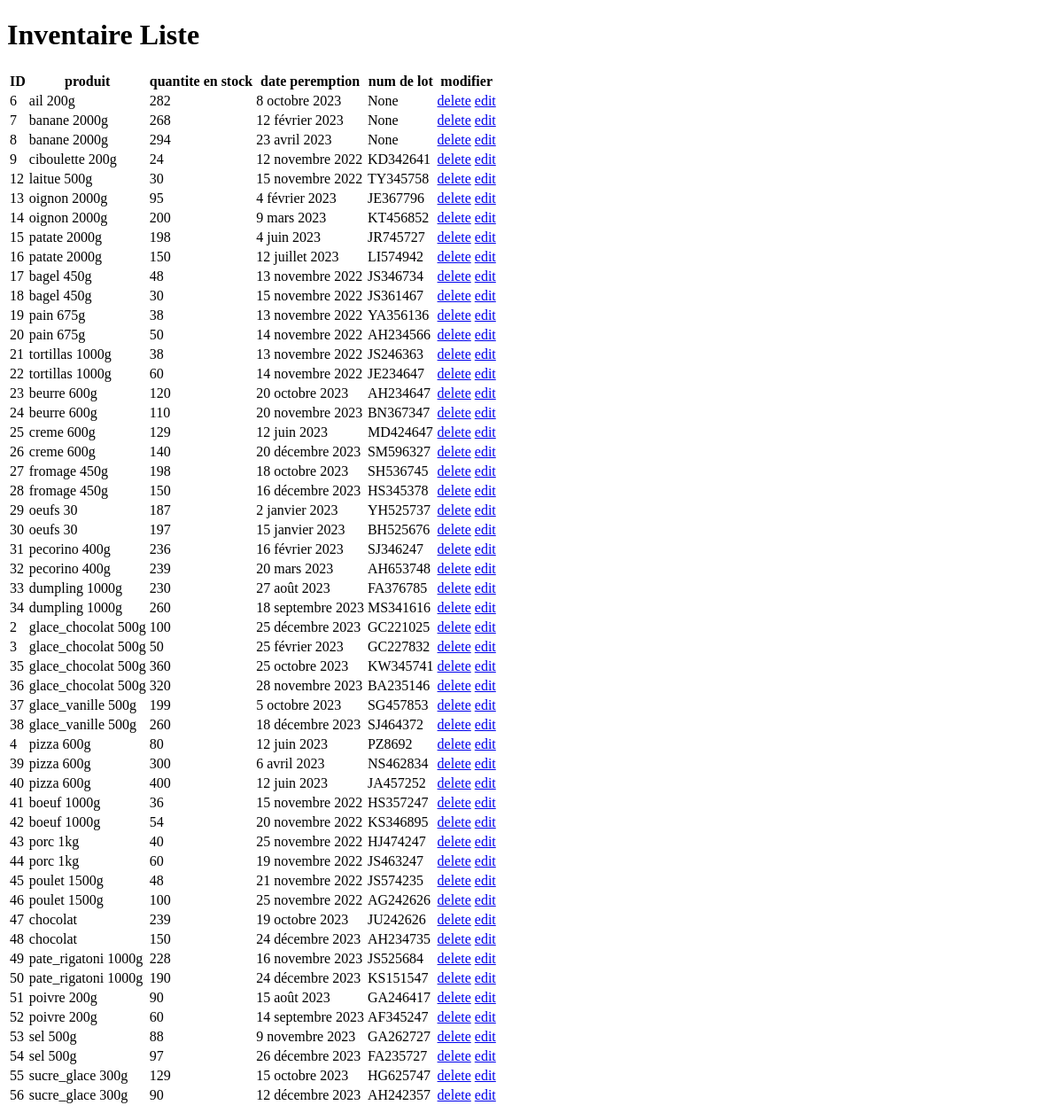
/inventaire/liste/, run on an earlier commit of the app's database.
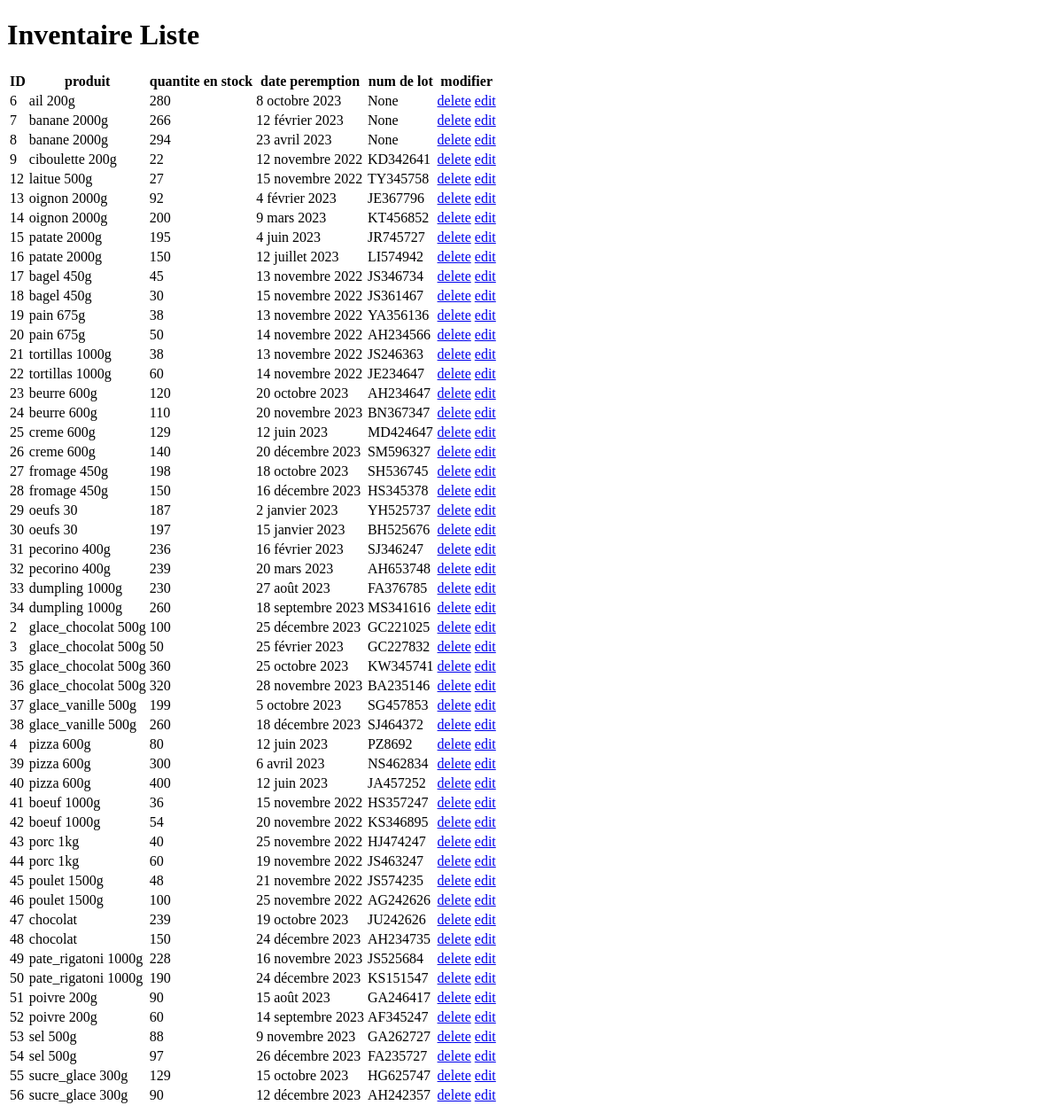
And on a later commit of the database.
### gestion_vente/models.py (models this page shows)
class Inventaire(models.Model):
    idProduit = models.ForeignKey(verbose_name="id produit", to="Produit", to_field="id", on_delete=models.CASCADE)
    inventaire = models.IntegerField(verbose_name="quantite",default=0)
    dateLimite = models.DateField(verbose_name="date peremption",default='9999-12-31', null=True, blank=True)
    numLot = models.CharField(verbose_name='numero de lot', max_length=20, null=True, blank=True)

class Produit(models.Model):
    nomProduit = models.CharField(verbose_name='Nom du Produit', max_length=20)
    typeProduit = models.CharField(verbose_name='type du produit', max_length=20, default="produit")
    prixUnitair = models.DecimalField(verbose_name="Prix Unitaire", max_digits=10, decimal_places=2, default=0)
    lienPhoto = models.CharField(verbose_name='lien photo', max_length=100, default="")
    def __str__(self) -> str:
        return self.nomProduit

### gestion_vente/views.py (the view)
# urls.py: path("inventaire/liste/", views.inventaire_liste, name="inventaire_liste"),
def inventaire_liste(request):
    inventaires = models.Inventaire.objects.all().order_by("dateLimite").order_by("idProduit")
    return render(request, "inventaire_liste.html", {"liste":inventaires} )

### gestion_vente/templates/inventaire_liste.html (shortened to what this page needs)
<!DOCTYPE html>
<html lang="en">
<head>
</head>
<body>
    <h1>Inventaire Liste</h1>
    <table>
        <thead>
            <th>ID</th>
            <th>produit</th>
            <th>quantite en stock</th>
            <th>date peremption</th>
            <th>num de lot</th>
            <th>modifier</th>
        </thead>
        <tbody>
            {% for obj in liste %}
            <tr>
                <td>{{ obj.id }}</td>
                <td>{{ obj.idProduit }}</td>
                <td>{{ obj.inventaire }}</td>
                <td>{{ obj.dateLimite }}</td>
                <td>{{ obj.numLot }}</td>
                <td>
                    <a href="/inventaire/{{ obj.id }}/delete/">delete</a>
                    <a href="/inventaire/{{ obj.id }}/edit/">edit</a>
                </td>
            </tr>
            {% endfor %}
        </tbody>
    </table>
</body>
</html>

What changed in the data, as far as the page shows it:
changed Inventaire "8 octobre 2023": inventaire "282" → "280"
changed Inventaire "12 février 2023": inventaire "268" → "266"
changed Inventaire "12 novembre 2022": inventaire "24" → "22"
changed Inventaire "TY345758": inventaire "30" → "27"
changed Inventaire "4 février 2023": inventaire "95" → "92"
changed Inventaire "4 juin 2023": inventaire "198" → "195"
changed Inventaire "JS346734": inventaire "48" → "45"
